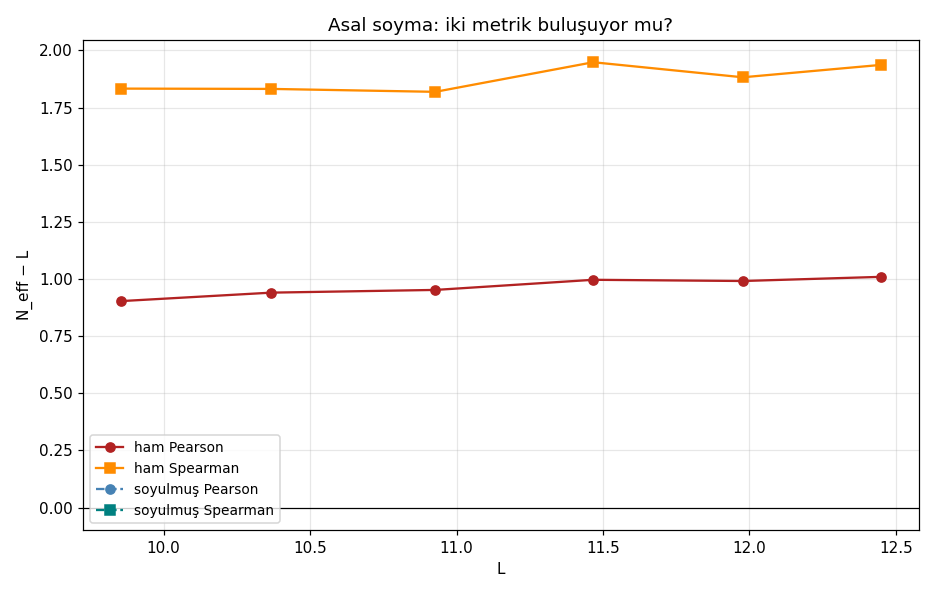

This figure's Python source:
"""
49 — ASAL SOYMA: KALAN SAF CUE MU? (17 Ağustos 2026)
======================================================

48'in dersi: generatif yön (CUE+asal→ζ) kırılgan. Tersi sağlam:
ζ verisinden ÖLÇÜLMÜŞ asal bileşenlerini regresyonla soy
(genlik kanalı 45, boşluk kanalı 47 — sadece asal terimleri çıkar),
kalıntı çiftin (g̃_res, ã_res) istatistiğine bak.

BÜYÜK ÖNGÖRÜ: iki-sabit anomalisi (N_eff−L: Pearson +0.93 ≠ Spearman
+1.86) asalların eseriyse, soyma sonrası İKİ METRİK AYNI N_eff'TE
BULUŞMALI. Buluşursa: "ζ = tek bir sonlu-CUE + ölçülmüş asal dalgaları"
cümlesi kanıtlanır ve halka kapanır.

CUE r(N) referansı: 42b pürüzsüz fitleri (r∞ + c₁/N + c₂/N²).
"""

import numpy as np
import matplotlib.pyplot as plt
from pathlib import Path
from scipy.stats import pearsonr, spearmanr
from scipy.optimize import brentq

HERE = Path(__file__).resolve().parent
TWO_PI = 2 * np.pi
A = (np.e**2 - 5) / 2
B0, B1 = 2.7580, -0.0543
PRIMES = [2, 3, 5, 7, 11, 13]

# 42b pürüzsüz CUE fitleri
FIT_P = (0.5238, 3.703, -8.486)   # Pearson : r∞, c1, c2
FIT_S = (0.7704, 1.800, -4.099)   # Spearman

def inv_fit(fit, r):
    f = lambda N: fit[0] + fit[1] / N + fit[2] / N**2 - r
    try:
        return brentq(f, 5.0, 80)
    except ValueError:
        return np.nan  # fit aralığı dışı — r tablodaki tüm CUE değerlerinin dışında

def theta(t):
    return t / 2 * np.log(t / TWO_PI) - t / 2 - np.pi / 8 + 1 / (48 * t) + 7 / (5760 * t**3)

def Z_rs(t, chunk=20000):
    t = np.asarray(t, dtype=np.float64)
    out = np.empty_like(t)
    for s in range(0, len(t), chunk):
        tt = t[s:s + chunk]
        a = np.sqrt(tt / TWO_PI)
        N = a.astype(np.int64)
        th = theta(tt)
        z = np.zeros_like(tt)
        for Nv in np.unique(N):
            m = N == Nv
            n = np.arange(1, Nv + 1)
            ph = th[m, None] - tt[m, None] * np.log(n)[None, :]
            z[m] = 2 * (np.cos(ph) @ (n**-0.5))
        p = a - N
        cp = np.cos(TWO_PI * p)
        cp = np.where(np.abs(cp) < 1e-8, 1e-8 * np.sign(cp + 1e-300), cp)
        psi = np.cos(TWO_PI * (p**2 - p - 1 / 16)) / cp
        z += (-1) ** (N - 1) * (tt / TWO_PI) ** -0.25 * psi
        out[s:s + chunk] = z
    return out

def prime_cols(tvals):
    cols = []
    for p in PRIMES:
        cols += [np.cos(tvals * np.log(p)), np.sin(tvals * np.log(p))]
    return cols

d41 = np.load(HERE / "41_bigT_windows.npz")
keys = sorted({k.split("_")[1] for k in d41.files}, key=lambda s: int(s[:-1]))

rows = []
for wkey in keys:
    gaps = d41[f"gaps_{wkey}"]; tmid = d41[f"tmid_{wkey}"]
    Lw = np.log(tmid / TWO_PI); L = float(Lw.mean())
    g_lo = tmid - gaps / 2

    # tepe konumu (45 ile aynı grid)
    u = np.arange(1, 25) / 25
    tt = g_lo[:, None] + gaps[:, None] * u[None, :]
    Zg = np.abs(Z_rs(tt.ravel())).reshape(tt.shape)
    j = np.argmax(Zg, axis=1)
    t_pk = tt[np.arange(len(j)), j]
    amps = Zg[np.arange(len(j)), j]

    g_u = gaps * Lw / TWO_PI
    a_u = amps / np.sqrt(A * Lw + B0 + B1 / Lw)
    a_u /= np.sqrt((a_u**2).mean())
    y_a, y_g = np.log(a_u), np.log(g_u)

    # HAM r'ler
    rP_raw, _ = pearsonr(g_u, a_u)
    rS_raw, _ = spearmanr(g_u, a_u)

    # GENLİK soyması — TUTARLILIK KRİTİK: g̃ kontrolü KOYMA!
    # (Kontrollü fit yalnız w'yi ölçer; boşluk-aracılı β·S_v genlikte kalır
    #  ve g̃ soyulunca çift uyumsuzlaşır — ilk denemede Spearman bu yüzden
    #  çöktü. Kontrolsüz fit w + β·v toplam asal payını yakalar.)
    pc_a = prime_cols(t_pk)
    Xa = np.vstack([np.ones_like(y_a)] + pc_a).T
    ba = np.linalg.lstsq(Xa, y_a, rcond=None)[0]
    prime_part_a = np.vstack(pc_a).T @ ba[1:]
    a_res = np.exp(y_a - prime_part_a)
    a_res /= np.sqrt((a_res**2).mean())

    # BOŞLUK soyması
    pc_g = prime_cols(tmid)
    Xg = np.vstack([np.ones_like(y_g)] + pc_g).T
    bg = np.linalg.lstsq(Xg, y_g, rcond=None)[0]
    prime_part_g = np.vstack(pc_g).T @ bg[1:]
    g_res = np.exp(y_g - prime_part_g)
    g_res *= g_u.mean() / g_res.mean()

    rP_res, _ = pearsonr(g_res, a_res)
    rS_res, _ = spearmanr(g_res, a_res)

    NP_raw = inv_fit(FIT_P, rP_raw); NS_raw = inv_fit(FIT_S, rS_raw)
    NP_res = inv_fit(FIT_P, rP_res); NS_res = inv_fit(FIT_S, rS_res)
    rows.append((L, NP_raw - L, NS_raw - L, NP_res - L, NS_res - L,
                 rP_raw, rP_res, rS_raw, rS_res))
    print(f"L={L:5.2f} | HAM: N_eff−L  P {NP_raw-L:+.2f}  S {NS_raw-L:+.2f}"
          f" | SOYULMUŞ: P {NP_res-L:+.2f}  S {NS_res-L:+.2f}"
          f" | r_P {rP_raw:.4f}→{rP_res:.4f}  r_S {rS_raw:.4f}→{rS_res:.4f}")

arr = np.array(rows)
print("\nÖZET (6 pencere ortalaması):")
print(f"  HAM      : N_eff−L  Pearson {arr[:,1].mean():+.3f}  Spearman {arr[:,2].mean():+.3f}"
      f"  → AYRIK (fark {arr[:,2].mean()-arr[:,1].mean():+.3f})")
print(f"  SOYULMUŞ : N_eff−L  Pearson {arr[:,3].mean():+.3f}  Spearman {arr[:,4].mean():+.3f}"
      f"  → fark {arr[:,4].mean()-arr[:,3].mean():+.3f}")

fig, ax = plt.subplots(figsize=(8.5, 5.4))
ax.plot(arr[:, 0], arr[:, 1], "o-", c="firebrick", label="ham Pearson")
ax.plot(arr[:, 0], arr[:, 2], "s-", c="darkorange", label="ham Spearman")
ax.plot(arr[:, 0], arr[:, 3], "o--", c="steelblue", label="soyulmuş Pearson")
ax.plot(arr[:, 0], arr[:, 4], "s--", c="teal", label="soyulmuş Spearman")
ax.axhline(0, color="k", lw=0.8)
ax.set_xlabel("L"); ax.set_ylabel("N_eff − L")
ax.set_title("Asal soyma: iki metrik buluşuyor mu?")
ax.legend(fontsize=9); ax.grid(alpha=0.3)
plt.tight_layout()
out = HERE / "49_asal_soyma.png"
plt.savefig(out, dpi=110)
print(f"\nGrafik: {out.name}")
